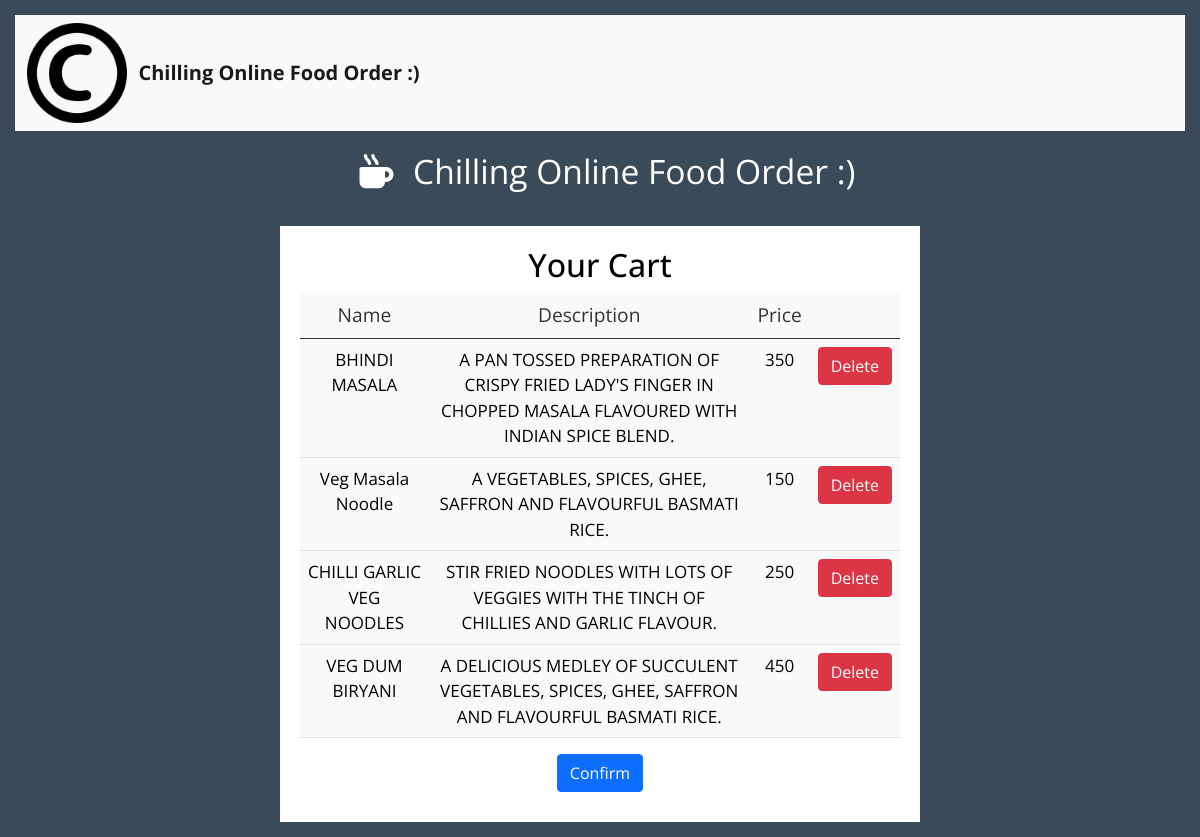
The app's page /cart/ (signed in) with its own data.
### food_app/models.py (models this page shows, shortened)
class CartItem(models.Model):
    user = models.ForeignKey(User, on_delete=models.CASCADE)
    item = models.ForeignKey(FoodModel, on_delete=models.CASCADE)
    ordered = models.BooleanField(default=False)
    quantity = models.IntegerField(default=1)
    ordered_date = models.DateField(default=timezone.now)
    delivery_date = models.DateField(default=timezone.now)

class FoodModel(models.Model):
    food_name = models.CharField(max_length=100)
    food_price = models.IntegerField()
    food_description = models.CharField(max_length=500)
    food_image = models.ImageField(upload_to='images/')
    restaurent_name = models.ForeignKey(RestaurentCategoryModel,on_delete=models.CASCADE)

### food_app/views.py (the view)
# urls.py: path('cart/', views.get_cart_items, name='cart'),
@login_required
def get_cart_items(request):
    cart_items = CartItem.objects.filter(user=request.user,ordered=False)
    bill = cart_items.aggregate(Sum('item__food_price'))
    number = cart_items.aggregate(Sum('quantity'))
    total = bill.get("item__price__sum")
    count = number.get("quantity__sum")
    context = {
        'cart_items':cart_items,
        'total': total,
        'count': count,
    }
    return render(request, 'cart.html', context)

### templates/cart.html (shortened to what this page needs)
{% extends 'base2.html' %}
{% load static %}
{% block body_block %}
<div class="tm-container">
  <div class="tm-main-content">
    <section style="text-align: center;" class="tm-section">
      <h2 style="color: black;">Your Cart</h2>
      <div class="tm-responsive-table">
        {% if cart_items %}
        <div class="table-responsive">
            <table class="table table-light">
                <thead>
                <tr>
                    <th scope="col">Name</th>
                    <th scope="col">Description</th>
                    <th scope="col">Price</th>
                    <th scope="col"></th>
                </tr>
                </thead>
                <tbody>
                    {% for cart in cart_items %}
                <tr>
                    <td>{{ cart.item.food_name }}</td>
                    <td>{{ cart.item.food_description }}</td>
                    <td>{{ cart.item.food_price }}</td>
                    <td><a class="btn btn-danger" href="/delete_cart/?id={{ cart.id }}">Delete</a></td>
                </tr>
                    {% endfor %}
                </tbody>
            </table>
            <a href="/order_view" class="btn btn-primary">Confirm</a>
        </div>
        {% else %}
        <h4 class="text-center">Sorry, Your Cart is Empty....Please add Items!!!</h4>
        {% endif %}
    </div>
      </div>
   </div>
{% endblock %}

### templates/base2.html (shortened to what this page needs)
{% load static %}
<!doctype html>
<html lang="en">
  <head>
    <link href="https://cdn.jsdelivr.net/npm/bootstrap@5.0.2/dist/css/bootstrap.min.css" rel="stylesheet">
    <link href="{% static 'css/fontawesome/css/all.min.css' %}" rel="stylesheet" />
    <link href="{% static 'css/tooplate-chilling-cafe.css' %}" rel="stylesheet" />
  </head>
  <body>
    <nav class="navbar navbar-expand-lg navbar-light bg-light">
  <div class="container-fluid">
    <img src="{% static 'img\trade-mark.png' %}" style="height: 100px;width: 100px;">
    <a class="navbar-brand" href="/" style="margin-left: 1%;"><b>Chilling Online Food Order :)</b></a>
  </div>
</nav>
<div class="tm-container">
  <div class="tm-text-white tm-page-header-container">
    <i class="fas fa-mug-hot fa-2x tm-page-icon"></i>
    <h1 class="tm-page-header">Chilling Online Food Order :)</h1>
  </div>
</div>
  </body>
  {% block body_block %}
  {% endblock %}
</html>

### static/css/tooplate-chilling-cafe.css (style rules this page uses)
body { background-color: #3a4a58; color: #8c8c8c; font-family: "Open Sans", Arial, Helvetica, sans-serif; font-size: 17px; font-weight: 400; padding: 15px; margin: 0; }
.tm-container { max-width: 640px; margin-left: auto; margin-right: auto; }
.tm-main-content { background-color: #ffffff; }
.tm-text-white { color: white; }
.tm-page-header-container { text-align: center; }
.tm-page-header { display: inline-block; vertical-align: baseline; margin-top: 20px; margin-bottom: 35px; font-size: 2.1rem; font-weight: 400; }
.tm-page-icon { display: inline-block; vertical-align: baseline; padding: 15px; }
table { width: 100%; border-spacing: 0; }
td { text-align: center; padding: 10px 15px; }
th { color: #333333; font-weight: 400; font-size: 1.2rem; padding-left: 15px; padding-right: 15px; }
tr:nth-child(odd) { background-color: #e5e8ed; }
.tm-section { padding-top: 20px; padding-left: 20px; padding-right: 20px; padding-bottom: 30px; }
img { max-width: 100%; }
a { transition: all 0.3s ease; }

### records on screen
CartItem: item.food_name "BHINDI MASALA", item.food_description "A PAN TOSSED PREPARATION OF CRISPY FRIED LADY'S FINGER IN CHOPPED MASALA FLAVOURED WITH INDIAN SPICE BLEND.", item.food_price "350"
CartItem: item.food_name "Veg Masala Noodle", item.food_description "A VEGETABLES, SPICES, GHEE, SAFFRON AND FLAVOURFUL BASMATI RICE.", item.food_price "150"
CartItem: item.food_name "CHILLI GARLIC VEG NOODLES", item.food_description "STIR FRIED NOODLES WITH LOTS OF VEGGIES WITH THE TINCH OF CHILLIES AND GARLIC FLAVOUR.", item.food_price "250"
CartItem: item.food_name "VEG DUM BIRYANI", item.food_description "A DELICIOUS MEDLEY OF SUCCULENT VEGETABLES, SPICES, GHEE, SAFFRON AND FLAVOURFUL BASMATI RICE.", item.food_price "450"
